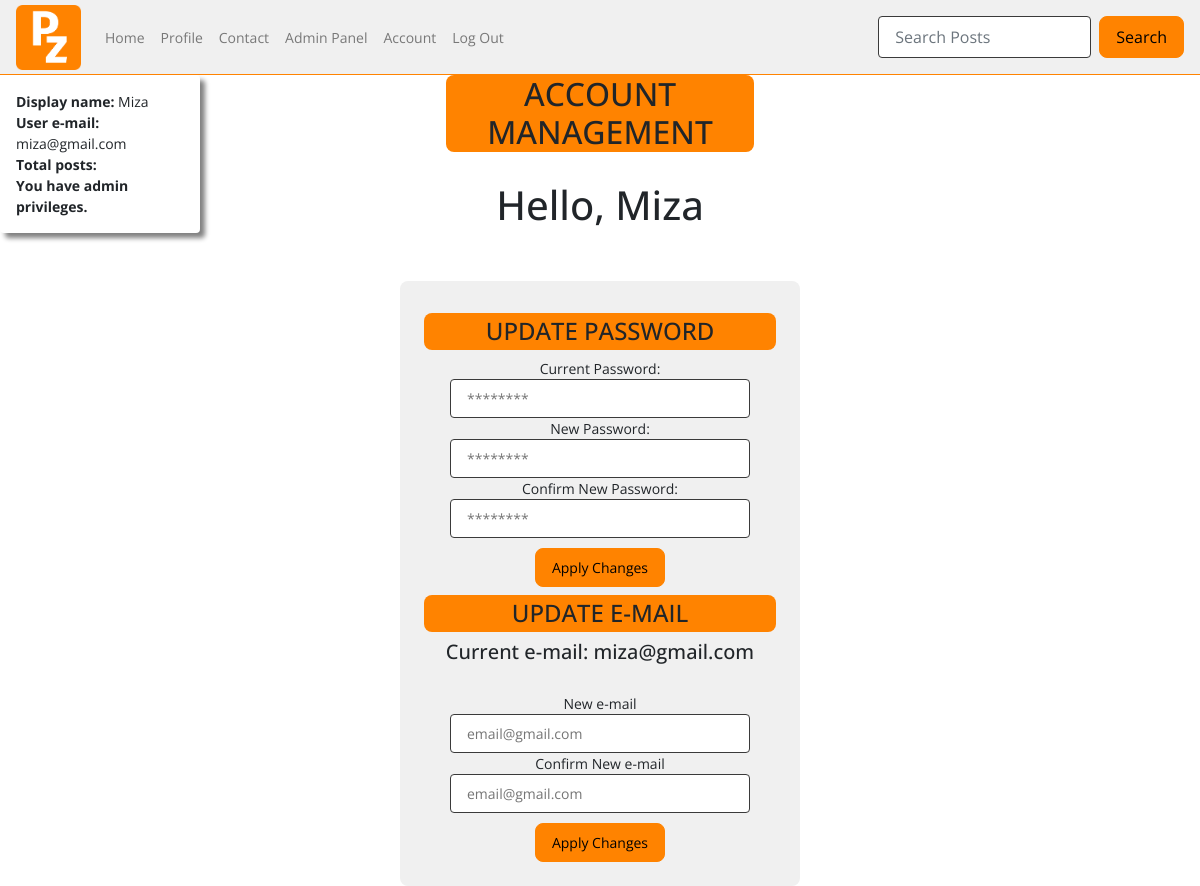
Before: /account_settings (signed in) with the older database file.
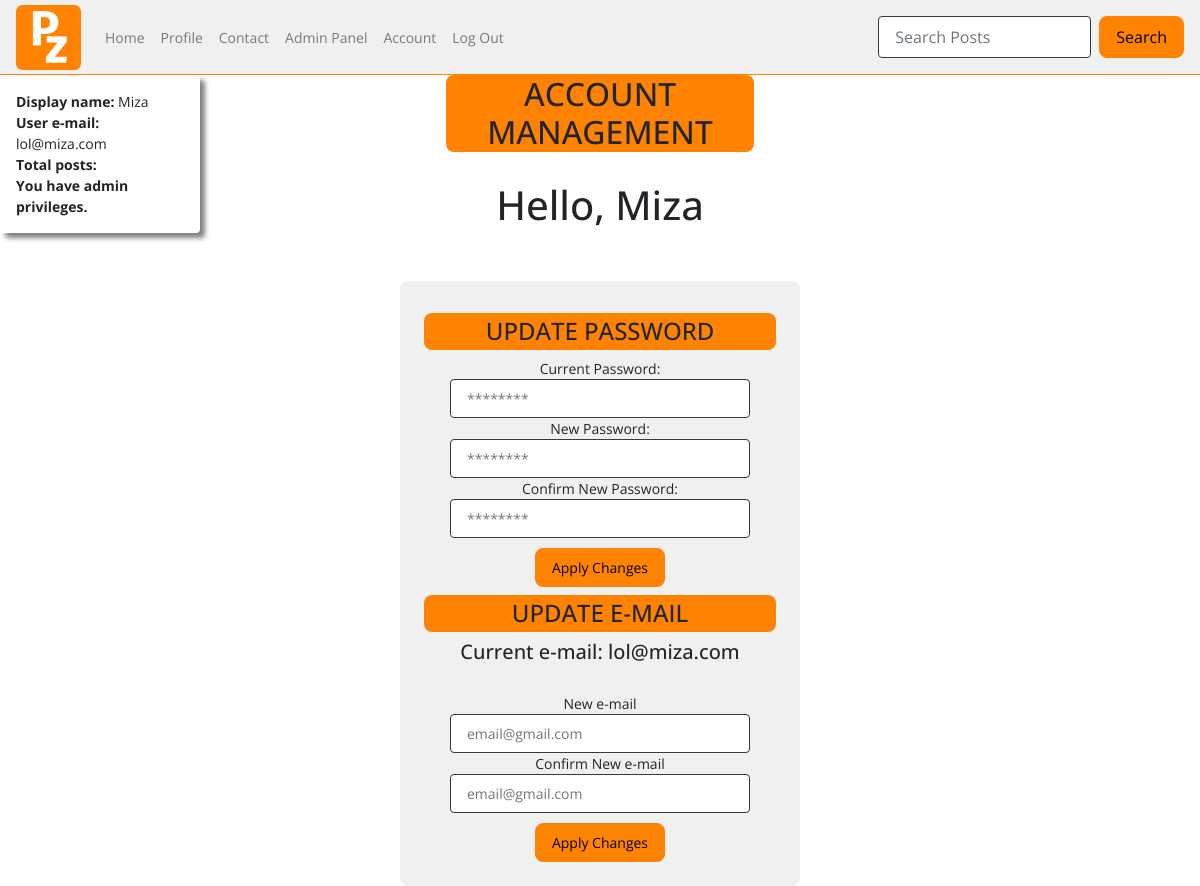
After: the same page with the newer database file.
### tables this page shows
CREATE TABLE users (
    ID INTEGER PRIMARY KEY AUTOINCREMENT,
    username TEXT NOT NULL,
    password TEXT NOT NULL,
    email TEXT NOT NULL UNIQUE
, user_type VARCHAR, whitelisted text, blacklisted text);

### app.py (the view)
@app.route("/account_settings")
def account_settings():
    if not session.get('username'):
        return redirect(url_for('home'))
    user=query_db('SELECT * FROM users WHERE username = ?', [session['username']], True)
    return render_template("account_settings.html", user = user)

### app.py (called while the page is built)
def query_db(query, args=(), one=False):
    con = g._database = sqlite3.connect(DATABASE)
    con.row_factory = sqlite3.Row
    cur = con.execute(query, args)
    rv = cur.fetchall()
    cur.close()
    return (rv[0] if rv else None) if one else rv

### templates/account_settings.html (shortened to what this page needs)
{% include "layout.html" %}
{% include "nav.html" %}
<body>
<div class="container-fluid create-post">
<div class="row h-500">
    <div class="col-2 shadow p-3 mb-5 rounded acc_snippet">
        <b>Display name:</b> {{ user.username }}<br>
        <b>User e-mail:</b> {{ user.email }}<br>
        <b>Total posts:</b> {{ post_count }} <br>
        {% if user.user_type == "admin" %}
        <b>You have admin privileges.</b>
        {% endif %}
    </div>
    <div class="col-8 text-center">
    <center><h2 class="profile_header">ACCOUNT MANAGEMENT</h2></center><br>
    <center><h1>Hello, {{session.username}}</h1></center>
    </div>
  </div>
  </div>
<div class="container-fluid col-4 settings">
    <div class="row text-center">
        <div class="col">
        <h4 class="settings_header">UPDATE PASSWORD</h4>
        <form action="{{ url_for('password_update') }}" method="POST" id="acc_form">
            <a>Current Password: </a><br>
            <input type="password" placeholder="********" name="old_pass" style="width: 300px" required/><br>
            <a>New Password: </a><br>
            <input type="password" placeholder="********" name="new_pass" style="width: 300px" required/><br>
            <a>Confirm New Password: </a><br>
            <input type="password" placeholder="********" name="c_new_pass" style="width: 300px" required/><br>
            <input type="submit" value="Apply Changes" />
        </form>
        </div>
        <div class="col">
        <h4 class="settings_header">UPDATE E-MAIL</h4>
        <form action="{{ url_for('email_update') }}" method="POST" id="acc_form">
            <h5>Current e-mail: {{user.email}}</h5><br>
            <a>New e-mail</a><br>
            <input type="text" placeholder="email@gmail.com" name="new_email" style="width: 300px" required/><br>
            <a>Confirm New e-mail</a><br>
            <input type="text" placeholder="email@gmail.com" name="c_new_email" style="width: 300px" required/><br>
            <input type="submit" value="Apply Changes" />
        </form>
        </div>
    </div>
</div>
</body>

Changed rows visible on the page:
changed users "Miza": email "miza@gmail.com" → "lol@miza.com"
